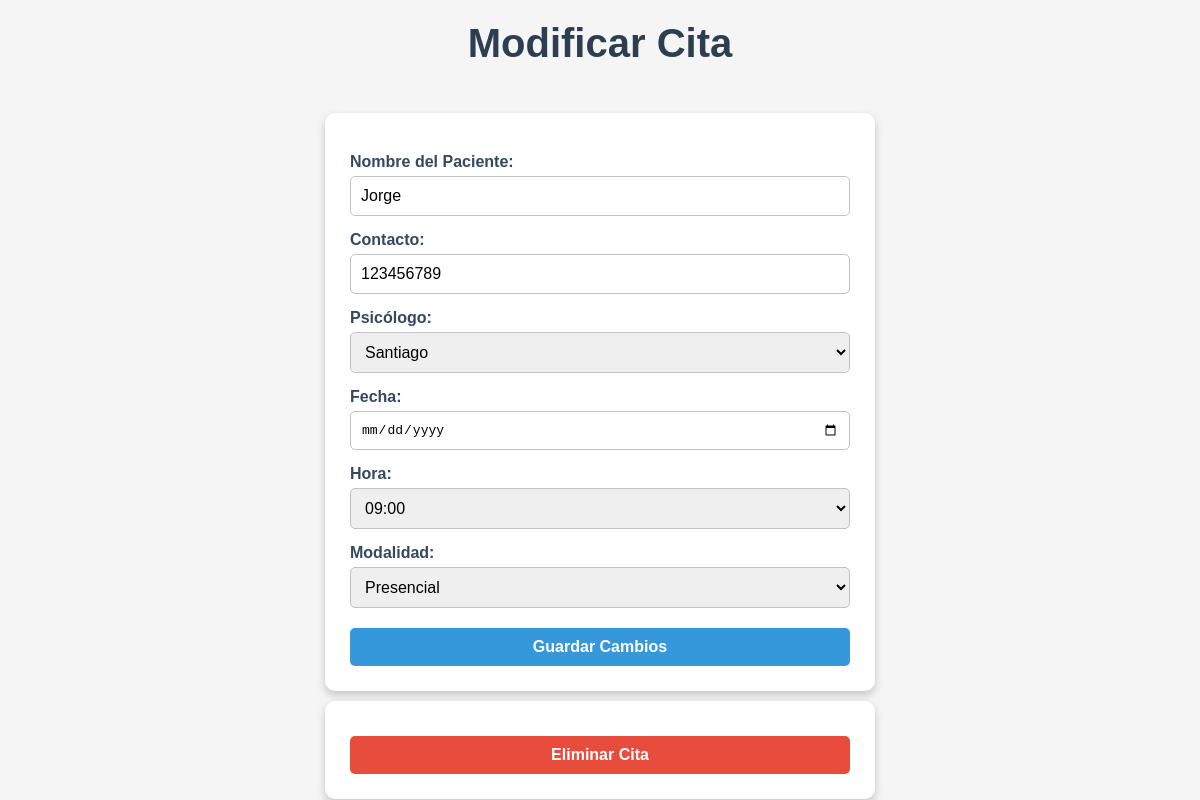
Screenshot of /modificar_cita/1/ with the database file from the repository.
### citas/models.py (models this page shows, shortened)
class Cita(models.Model):
    psicologo = models.ForeignKey(Psicologo, on_delete=models.CASCADE)
    paciente = models.CharField(max_length=100)
    contacto = models.CharField(max_length=100)
    fecha = models.DateField()
    hora = models.TimeField()
    modalidad = models.CharField(max_length=10, choices=[('Presencial', 'Presencial'), ('Virtual', 'Virtual')])
    completa = models.BooleanField(default=False)
    enlace_reunion = models.URLField(blank=True, null=True)
    direccion = models.CharField(max_length=255, blank=True, null=True)
    class Meta:
        unique_together = ('psicologo', 'fecha', 'hora')

class Psicologo(AbstractBaseUser, PermissionsMixin):
    nombre = models.CharField(max_length=100)
    correo = models.EmailField(unique=True)
    is_active = models.BooleanField(default=True)
    is_staff = models.BooleanField(default=False)
    es_psicologo = models.BooleanField(default=True)
    enlace_reunion = models.URLField(max_length=200, blank=True, null=True)
    direccion_presencial = models.CharField(max_length=255, blank=True, null=True)
    objects = PsicologoManager()
    USERNAME_FIELD = 'correo'
    REQUIRED_FIELDS = ['nombre']

### citas/views.py (the view, shortened to what this page needs)
# urls.py: path('modificar_cita/<int:cita_id>/', views.modificar_cita, name='modificar_cita'),
def modificar_cita(request, cita_id):
    cita = get_object_or_404(Cita, id=cita_id)
    psicologos = Psicologo.objects.filter(es_psicologo=True)
    horas_disponibles = []
    psicologo_id = request.GET.get('psicologo', cita.psicologo_id)
    fecha = request.GET.get('fecha', cita.fecha)
    if psicologo_id and fecha:
        horas_disponibles = get_horas_disponibles(psicologo_id, fecha)
    return render(request, 'modificar_cita.html', {
        'cita': cita,
        'psicologos': psicologos,
        'horas_disponibles': horas_disponibles,
        'fecha_seleccionada': fecha
    })

### citas/views.py (called while the page is built)
def get_horas_disponibles(psicologo_id, fecha):
    horas_totales = [f"{h:02}:00" for h in range(9, 18)]  # Horas de 9:00 a 17:00
    citas = Cita.objects.filter(psicologo_id=psicologo_id, fecha=fecha).values_list('hora', flat=True)
    horas_ocupadas = [hora.strftime('%H:%M') for hora in citas]
    horas_disponibles = [hora for hora in horas_totales if hora not in horas_ocupadas]
    return horas_disponibles

### citas/templates/modificar_cita.html (shortened to what this page needs)
<!DOCTYPE html>
<html>
<head>
    {% load static %}
    <link rel="stylesheet" href="{% static 'css/Mcita_styles.css' %}">
</head>
<body>
    <h1>Modificar Cita</h1>
    <form method="post">
        <label for="nombre">Nombre del Paciente:</label>
        <input type="text" id="nombre" name="nombre" value="{{ cita.paciente }}" readonly><br>
        <label for="contacto">Contacto:</label>
        <input type="text" id="contacto" name="contacto" value="{{ cita.contacto }}" readonly><br>
        <label for="psicologo">Psicólogo:</label>
        <select id="psicologo" name="psicologo" onchange="actualizarHorasDisponibles()" required>
            {% for psicologo in psicologos %}
                <option value="{{ psicologo.id }}" {% if psicologo.id == cita.psicologo.id %}selected{% endif %}>{{ psicologo.nombre }}</option>
            {% endfor %}
        </select><br>
        <label for="fecha">Fecha:</label>
        <input type="date" id="fecha" name="fecha" value="{{ fecha_seleccionada }}" onchange="actualizarHorasDisponibles()" required><br>
        <label for="hora">Hora:</label>
        <select id="hora" name="hora" required>
            {% if horas_disponibles %}
                {% for hora in horas_disponibles %}
                    <option value="{{ hora }}" {% if hora == cita.hora %}selected{% endif %}>{{ hora }}</option>
                {% endfor %}
            {% else %}
                <option value="{{ cita.hora }}" selected>{{ cita.hora }}</option>
            {% endif %}
        </select><br>
        <label for="modalidad">Modalidad:</label>
        <select id="modalidad" name="modalidad" required>
            <option value="Presencial" {% if cita.modalidad == "Presencial" %}selected{% endif %}>Presencial</option>
        </select><br>
        <button type="submit">Guardar Cambios</button>
    </form>
    <form method="post" action="{% url 'eliminar_cita' cita.id %}">
        <button type="submit">Eliminar Cita</button>
    </form>
</body>
</html>

### static/css/Mcita_styles.css (style rules this page uses)
body { font-family: Arial, sans-serif; background-color: #f5f5f5; display: flex; flex-direction: column; align-items: center; justify-content: center; min-height: 100vh; margin: 0; }
h1 { color: #2c3e50; font-size: 2.5em; margin-top: 20px; font-weight: bold; }
form { background-color: #ffffff; padding: 25px; border-radius: 10px; box-shadow: 0 4px 8px rgba(0, 0, 0, 0.2); max-width: 500px; width: 100%; margin-top: 20px; }
label { display: block; font-weight: bold; color: #34495e; margin-top: 15px; }
input[type="text"], input[type="date"], select { width: 100%; padding: 10px; margin-top: 5px; border: 1px solid #bdc3c7; border-radius: 5px; box-sizing: border-box; font-size: 1em; }
button[type="submit"] { width: 100%; background-color: #3498db; color: white; border: none; padding: 10px; font-size: 1em; font-weight: bold; border-radius: 5px; cursor: pointer; margin-top: 20px; transition: background-color 0.3s ease; }
form + form button[type="submit"] { background-color: #e74c3c; margin-top: 10px; }
form + form { margin-top: 10px; }

### rows the page displays
Cita: nombre "Jorge", contacto "123456789", psicologo "Santiago", modalidad "Presencial"

### other values shown
form field hora "09:00"
